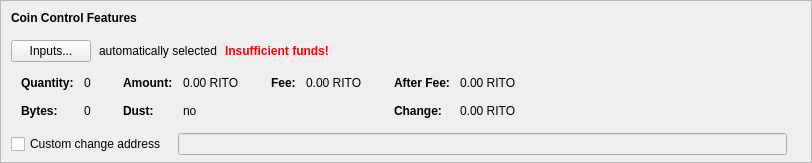
      <widget class="QFrame" name="frameCoinControl">
       <property name="sizePolicy">
        <sizepolicy hsizetype="Expanding" vsizetype="Fixed">
         <horstretch>0</horstretch>
         <verstretch>0</verstretch>
        </sizepolicy>
       </property>
       <property name="maximumSize">
        <size>
         <width>16777215</width>
         <height>16777215</height>
        </size>
       </property>
       <property name="frameShape">
        <enum>QFrame::StyledPanel</enum>
       </property>
       <property name="frameShadow">
        <enum>QFrame::Sunken</enum>
       </property>
       <layout class="QVBoxLayout" name="verticalLayoutCoinControl2">
        <property name="spacing">
         <number>0</number>
        </property>
        <property name="leftMargin">
         <number>0</number>
        </property>
        <property name="topMargin">
         <number>0</number>
        </property>
        <property name="rightMargin">
         <number>0</number>
        </property>
        <property name="bottomMargin">
         <number>6</number>
        </property>
        <item>
         <layout class="QVBoxLayout" name="verticalLayoutCoinControl" stretch="0,0,0,0,0">
          <property name="spacing">
           <number>0</number>
          </property>
          <property name="leftMargin">
           <number>10</number>
          </property>
          <property name="topMargin">
           <number>10</number>
          </property>
          <item>
           <layout class="QHBoxLayout" name="horizontalLayoutCoinControl1">
            <property name="bottomMargin">
             <number>15</number>
            </property>
            <item>
             <widget class="QLabel" name="labelCoinControlFeatures">
              <property name="sizePolicy">
               <sizepolicy hsizetype="Preferred" vsizetype="Maximum">
                <horstretch>0</horstretch>
                <verstretch>0</verstretch>
               </sizepolicy>
              </property>
              <property name="font">
               <font>
                <weight>75</weight>
                <bold>true</bold>
               </font>
              </property>
              <property name="styleSheet">
               <string notr="true">font-weight:bold;</string>
              </property>
              <property name="text">
               <string>Coin Control Features</string>
              </property>
             </widget>
            </item>
           </layout>
          </item>
          <item>
           <layout class="QHBoxLayout" name="horizontalLayoutCoinControl2" stretch="0,0,0,0">
            <property name="spacing">
             <number>8</number>
            </property>
            <property name="bottomMargin">
             <number>10</number>
            </property>
            <item>
             <widget class="QPushButton" name="pushButtonCoinControl">
              <property name="styleSheet">
               <string notr="true"/>
              </property>
              <property name="text">
               <string>Inputs...</string>
              </property>
              <property name="autoDefault">
               <bool>false</bool>
              </property>
             </widget>
            </item>
            <item>
             <widget class="QLabel" name="labelCoinControlAutomaticallySelected">
              <property name="text">
               <string>automatically selected</string>
              </property>
              <property name="margin">
               <number>5</number>
              </property>
             </widget>
            </item>
            <item>
             <widget class="QLabel" name="labelCoinControlInsuffFunds">
              <property name="font">
               <font>
                <weight>75</weight>
                <bold>true</bold>
               </font>
              </property>
              <property name="styleSheet">
               <string notr="true">color:red;font-weight:bold;</string>
              </property>
              <property name="text">
               <string>Insufficient funds!</string>
              </property>
              <property name="margin">
               <number>5</number>
              </property>
             </widget>
            </item>
            <item>
             <spacer name="horizontalSpacerCoinControl">
              <property name="orientation">
               <enum>Qt::Horizontal</enum>
              </property>
              <property name="sizeHint" stdset="0">
               <size>
                <width>40</width>
                <height>1</height>
               </size>
              </property>
             </spacer>
            </item>
           </layout>
          </item>
          <item>
           <widget class="QWidget" name="widgetCoinControl" native="true">
            <property name="sizePolicy">
             <sizepolicy hsizetype="Preferred" vsizetype="Preferred">
              <horstretch>0</horstretch>
              <verstretch>0</verstretch>
             </sizepolicy>
            </property>
            <property name="minimumSize">
             <size>
              <width>0</width>
              <height>0</height>
             </size>
            </property>
            <property name="styleSheet">
             <string notr="true"/>
            </property>
            <layout class="QHBoxLayout" name="horizontalLayoutCoinControl5">
             <property name="leftMargin">
              <number>0</number>
             </property>
             <property name="topMargin">
              <number>0</number>
             </property>
             <property name="rightMargin">
              <number>0</number>
             </property>
             <property name="bottomMargin">
              <number>0</number>
             </property>
             <item>
              <layout class="QHBoxLayout" name="horizontalLayoutCoinControl3" stretch="0,0,0,1">
               <property name="spacing">
                <number>20</number>
               </property>
               <property name="topMargin">
                <number>0</number>
               </property>
               <property name="bottomMargin">
                <number>10</number>
               </property>
               <item>
                <layout class="QFormLayout" name="formLayoutCoinControl1">
                 <property name="horizontalSpacing">
                  <number>10</number>
                 </property>
                 <property name="verticalSpacing">
                  <number>14</number>
                 </property>
                 <property name="leftMargin">
                  <number>10</number>
                 </property>
                 <property name="topMargin">
                  <number>4</number>
                 </property>
                 <property name="rightMargin">
                  <number>6</number>
                 </property>
                 <item row="0" column="0">
                  <widget class="QLabel" name="labelCoinControlQuantityText">
                   <property name="font">
                    <font>
                     <weight>75</weight>
                     <bold>true</bold>
                    </font>
                   </property>
                   <property name="text">
                    <string>Quantity:</string>
                   </property>
                   <property name="margin">
                    <number>0</number>
                   </property>
                  </widget>
                 </item>
                 <item row="0" column="1">
                  <widget class="QLabel" name="labelCoinControlQuantity">
                   <property name="cursor">
                    <cursorShape>IBeamCursor</cursorShape>
                   </property>
                   <property name="contextMenuPolicy">
                    <enum>Qt::ActionsContextMenu</enum>
                   </property>
                   <property name="text">
                    <string notr="true">0</string>
                   </property>
                   <property name="margin">
                    <number>0</number>
                   </property>
                   <property name="textInteractionFlags">
                    <set>Qt::LinksAccessibleByMouse|Qt::TextSelectableByKeyboard|Qt::TextSelectableByMouse</set>
                   </property>
                  </widget>
                 </item>
                 <item row="1" column="0">
                  <widget class="QLabel" name="labelCoinControlBytesText">
                   <property name="font">
                    <font>
                     <weight>75</weight>
                     <bold>true</bold>
                    </font>
                   </property>
                   <property name="text">
                    <string>Bytes:</string>
                   </property>
                  </widget>
                 </item>
                 <item row="1" column="1">
                  <widget class="QLabel" name="labelCoinControlBytes">
                   <property name="cursor">
                    <cursorShape>IBeamCursor</cursorShape>
                   </property>
                   <property name="contextMenuPolicy">
                    <enum>Qt::ActionsContextMenu</enum>
                   </property>
                   <property name="text">
                    <string notr="true">0</string>
                   </property>
                   <property name="textInteractionFlags">
                    <set>Qt::LinksAccessibleByMouse|Qt::TextSelectableByKeyboard|Qt::TextSelectableByMouse</set>
                   </property>
                  </widget>
                 </item>
                </layout>
               </item>
               <item>
                <layout class="QFormLayout" name="formLayoutCoinControl2">
                 <property name="horizontalSpacing">
                  <number>10</number>
                 </property>
                 <property name="verticalSpacing">
                  <number>14</number>
                 </property>
                 <property name="leftMargin">
                  <number>6</number>
                 </property>
                 <property name="topMargin">
                  <number>4</number>
                 </property>
                 <property name="rightMargin">
                  <number>6</number>
                 </property>
                 <item row="0" column="0">
                  <widget class="QLabel" name="labelCoinControlAmountText">
                   <property name="font">
                    <font>
                     <weight>75</weight>
                     <bold>true</bold>
                    </font>
                   </property>
                   <property name="text">
                    <string>Amount:</string>
                   </property>
                   <property name="margin">
                    <number>0</number>
                   </property>
                  </widget>
                 </item>
                 <item row="0" column="1">
                  <widget class="QLabel" name="labelCoinControlAmount">
                   <property name="cursor">
                    <cursorShape>IBeamCursor</cursorShape>
                   </property>
                   <property name="contextMenuPolicy">
                    <enum>Qt::ActionsContextMenu</enum>
                   </property>
                   <property name="text">
                    <string notr="true">0.00 RITO</string>
                   </property>
                   <property name="textInteractionFlags">
                    <set>Qt::LinksAccessibleByMouse|Qt::TextSelectableByKeyboard|Qt::TextSelectableByMouse</set>
                   </property>
                  </widget>
                 </item>
                 <item row="1" column="0">
                  <widget class="QLabel" name="labelCoinControlLowOutputText">
                   <property name="font">
                    <font>
                     <weight>75</weight>
                     <bold>true</bold>
                    </font>
                   </property>
                   <property name="text">
                    <string>Dust:</string>
                   </property>
                  </widget>
                 </item>
                 <item row="1" column="1">
                  <widget class="QLabel" name="labelCoinControlLowOutput">
                   <property name="cursor">
                    <cursorShape>IBeamCursor</cursorShape>
                   </property>
                   <property name="contextMenuPolicy">
                    <enum>Qt::ActionsContextMenu</enum>
                   </property>
                   <property name="text">
                    <string notr="true">no</string>
                   </property>
                   <property name="textInteractionFlags">
                    <set>Qt::LinksAccessibleByMouse|Qt::TextSelectableByKeyboard|Qt::TextSelectableByMouse</set>
                   </property>
                  </widget>
                 </item>
                </layout>
               </item>
               <item>
                <layout class="QFormLayout" name="formLayoutCoinControl3">
                 <property name="horizontalSpacing">
                  <number>10</number>
                 </property>
                 <property name="verticalSpacing">
                  <number>14</number>
                 </property>
                 <property name="leftMargin">
                  <number>6</number>
                 </property>
                 <property name="topMargin">
                  <number>4</number>
                 </property>
                 <property name="rightMargin">
                  <number>6</number>
                 </property>
                 <item row="0" column="0">
                  <widget class="QLabel" name="labelCoinControlFeeText">
                   <property name="font">
                    <font>
                     <weight>75</weight>
                     <bold>true</bold>
                    </font>
                   </property>
                   <property name="text">
                    <string>Fee:</string>
                   </property>
                   <property name="margin">
                    <number>0</number>
                   </property>
                  </widget>
                 </item>
                 <item row="0" column="1">
                  <widget class="QLabel" name="labelCoinControlFee">
                   <property name="cursor">
                    <cursorShape>IBeamCursor</cursorShape>
                   </property>
                   <property name="contextMenuPolicy">
                    <enum>Qt::ActionsContextMenu</enum>
                   </property>
                   <property name="text">
                    <string notr="true">0.00 RITO</string>
                   </property>
                   <property name="textInteractionFlags">
                    <set>Qt::LinksAccessibleByMouse|Qt::TextSelectableByKeyboard|Qt::TextSelectableByMouse</set>
                   </property>
                  </widget>
                 </item>
                </layout>
               </item>
               <item>
                <layout class="QFormLayout" name="formLayoutCoinControl4">
                 <property name="horizontalSpacing">
                  <number>10</number>
                 </property>
                 <property name="verticalSpacing">
                  <number>14</number>
                 </property>
                 <property name="leftMargin">
                  <number>6</number>
                 </property>
                 <property name="topMargin">
                  <number>4</number>
                 </property>
                 <property name="rightMargin">
                  <number>6</number>
                 </property>
                 <item row="0" column="0">
                  <widget class="QLabel" name="labelCoinControlAfterFeeText">
                   <property name="font">
                    <font>
                     <weight>75</weight>
                     <bold>true</bold>
                    </font>
                   </property>
                   <property name="text">
                    <string>After Fee:</string>
                   </property>
                   <property name="margin">
                    <number>0</number>
                   </property>
                  </widget>
                 </item>
                 <item row="0" column="1">
                  <widget class="QLabel" name="labelCoinControlAfterFee">
                   <property name="cursor">
                    <cursorShape>IBeamCursor</cursorShape>
                   </property>
                   <property name="contextMenuPolicy">
                    <enum>Qt::ActionsContextMenu</enum>
                   </property>
                   <property name="text">
                    <string notr="true">0.00 RITO</string>
                   </property>
                   <property name="textInteractionFlags">
                    <set>Qt::LinksAccessibleByMouse|Qt::TextSelectableByKeyboard|Qt::TextSelectableByMouse</set>
                   </property>
                  </widget>
                 </item>
                 <item row="1" column="0">
                  <widget class="QLabel" name="labelCoinControlChangeText">
                   <property name="font">
                    <font>
                     <weight>75</weight>
                     <bold>true</bold>
                    </font>
                   </property>
                   <property name="text">
                    <string>Change:</string>
                   </property>
                  </widget>
                 </item>
                 <item row="1" column="1">
                  <widget class="QLabel" name="labelCoinControlChange">
                   <property name="cursor">
                    <cursorShape>IBeamCursor</cursorShape>
                   </property>
                   <property name="contextMenuPolicy">
                    <enum>Qt::ActionsContextMenu</enum>
                   </property>
                   <property name="text">
                    <string notr="true">0.00 RITO</string>
                   </property>
                   <property name="textInteractionFlags">
                    <set>Qt::LinksAccessibleByMouse|Qt::TextSelectableByKeyboard|Qt::TextSelectableByMouse</set>
                   </property>
                  </widget>
                 </item>
                </layout>
               </item>
              </layout>
             </item>
            </layout>
           </widget>
          </item>
          <item>
           <layout class="QHBoxLayout" name="horizontalLayoutCoinControl4" stretch="0,0,0">
            <property name="spacing">
             <number>12</number>
            </property>
            <property name="sizeConstraint">
             <enum>QLayout::SetDefaultConstraint</enum>
            </property>
            <property name="topMargin">
             <number>5</number>
            </property>
            <property name="rightMargin">
             <number>5</number>
            </property>
            <item>
             <widget class="QCheckBox" name="checkBoxCoinControlChange">
              <property name="toolTip">
               <string>If this is activated, but the change address is empty or invalid, change will be sent to a newly generated address.</string>
              </property>
              <property name="text">
               <string>Custom change address</string>
              </property>
             </widget>
            </item>
            <item>
             <widget class="QValidatedLineEdit" name="lineEditCoinControlChange">
              <property name="enabled">
               <bool>false</bool>
              </property>
              <property name="sizePolicy">
               <sizepolicy hsizetype="Expanding" vsizetype="Fixed">
                <horstretch>0</horstretch>
                <verstretch>0</verstretch>
               </sizepolicy>
              </property>
             </widget>
            </item>
            <item>
             <widget class="QLabel" name="labelCoinControlChangeLabel">
              <property name="sizePolicy">
               <sizepolicy hsizetype="Preferred" vsizetype="Expanding">
                <horstretch>0</horstretch>
                <verstretch>0</verstretch>
               </sizepolicy>
              </property>
              <property name="minimumSize">
               <size>
                <width>0</width>
                <height>0</height>
               </size>
              </property>
              <property name="text">
               <string/>
              </property>
              <property name="margin">
               <number>3</number>
              </property>
             </widget>
            </item>
           </layout>
          </item>
          <item>
           <spacer name="verticalSpacerCoinControl">
            <property name="orientation">
             <enum>Qt::Vertical</enum>
            </property>
            <property name="sizeHint" stdset="0">
             <size>
              <width>800</width>
              <height>1</height>
             </size>
            </property>
           </spacer>
          </item>
         </layout>
        </item>
       </layout>
      </widget>
